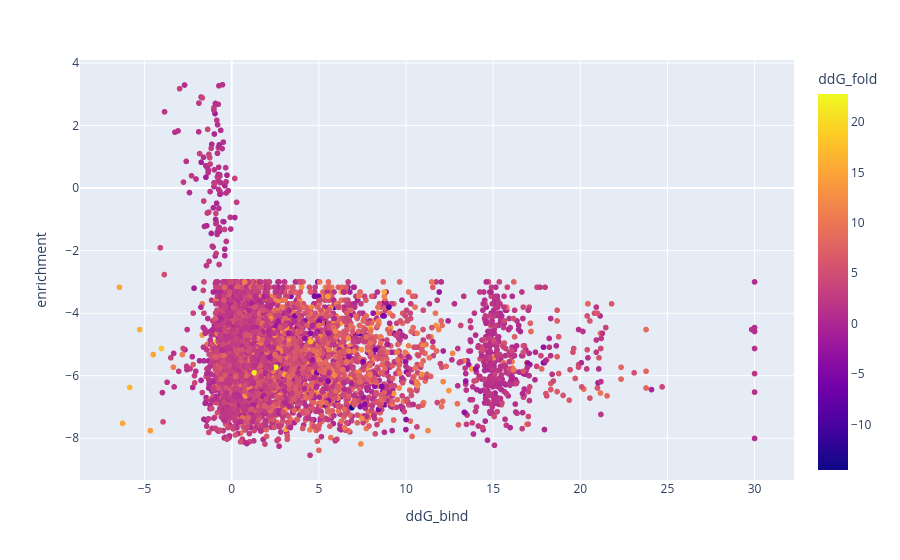

The cell this chart's notebook holds for it:
### Code cell
import plotly.express as px

fig = px.scatter(exp_df.loc[exp_df.lib_read_counts >= 7], "ddG_bind", "enrichment", color="ddG_fold")
fig.show()

### Figure 1 — Plotly figure (JSON) as saved in the notebook; plotly's stock layout.template omitted (floating-point values rounded to 4 significant figures; data arrays with more than 128 entries replaced by an {"elided": "..."} marker saying what was removed)
{"data": [{"hovertemplate": "ddG_bind=%{x}<br>enrichment=%{y}<br>ddG_fold=%{marker.color}<extra></extra>", "legendgroup": "", "marker": {"color": {"elided": "5975 float values"}, "coloraxis": "coloraxis", "symbol": "circle"}, "mode": "markers", "name": "", "showlegend": false, "type": "scattergl", "x": {"elided": "5975 float values"}, "xaxis": "x", "y": {"elided": "5975 float values"}, "yaxis": "y"}], "layout": {"coloraxis": {"colorbar": {"title": {"text": "ddG_fold"}}, "colorscale": [[0, "#0d0887"], [0.1111, "#46039f"], [0.2222, "#7201a8"], [0.3333, "#9c179e"], [0.4444, "#bd3786"], [0.5556, "#d8576b"], [0.6667, "#ed7953"], [0.7778, "#fb9f3a"], [0.8889, "#fdca26"], [1, "#f0f921"]]}, "legend": {"tracegroupgap": 0}, "margin": {"t": 60}, "xaxis": {"anchor": "y", "domain": [0, 1], "title": {"text": "ddG_bind"}}, "yaxis": {"anchor": "x", "domain": [0, 1], "title": {"text": "enrichment"}}}}
